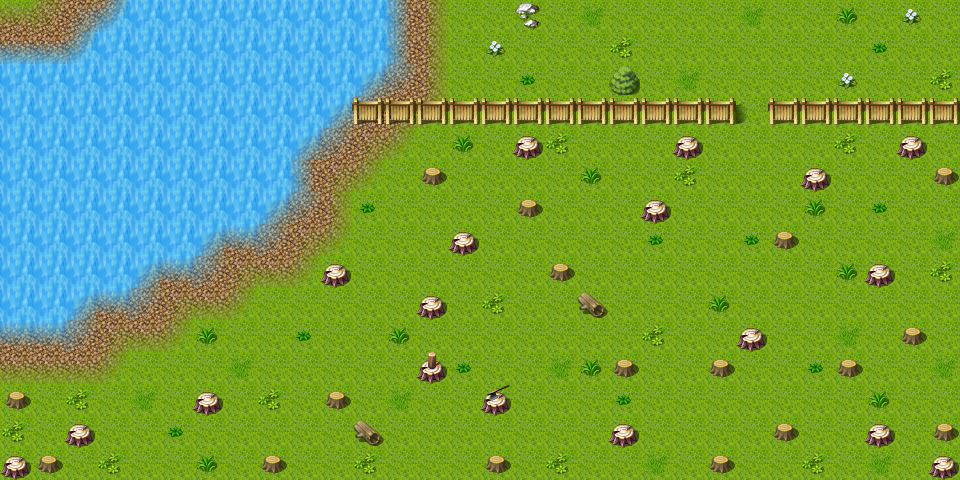

Tiled map render using the project's own tile images. Description and the map definition, with tile-layer contents summarised, below:
An orthogonal 30x15 tile map with 32x32 px tiles, 3 tile layers (Ground, Objects, Above), 1 hidden layer not drawn, 10 tilesets and 7 objects (5x mapchange, 2x spawn).

<map version="1.0" orientation="orthogonal" width="30" height="15" tilewidth="32" tileheight="32">
    <properties>
        <property name="outdoors" value="1" />
    </properties>
    <tileset firstgid="1" name="map_6" tilewidth="32" tileheight="32">
        <image source="../drawable/map_6.png" width="256" height="256" />
    </tileset>
    <tileset firstgid="65" name="map_0" tilewidth="32" tileheight="32">
        <image source="../drawable/map_0.png" width="256" height="256" />
    </tileset>
    <tileset firstgid="129" name="map_1" tilewidth="32" tileheight="32">
        <image source="../drawable/map_1.png" width="256" height="256" />
    </tileset>
    <tileset firstgid="193" name="map_7" tilewidth="32" tileheight="32">
        <image source="../drawable/map_7.png" width="256" height="256" />
    </tileset>
    <tileset firstgid="257" name="map_4" tilewidth="32" tileheight="32">
        <image source="../drawable/map_4.png" width="256" height="256" />
    </tileset>
    <tileset firstgid="321" name="map_20" tilewidth="32" tileheight="32">
        <image source="../drawable/map_20.png" width="256" height="256" />
    </tileset>
    <tileset firstgid="385" name="map_17" tilewidth="32" tileheight="32">
        <image source="../drawable/map_17.png" width="256" height="256" />
    </tileset>
    <tileset firstgid="449" name="map_19" tilewidth="32" tileheight="32">
        <image source="../drawable/map_19.png" width="256" height="256" />
    </tileset>
    <tileset firstgid="513" name="map_3" tilewidth="32" tileheight="32">
        <image source="../drawable/map_3.png" width="256" height="256" />
    </tileset>
    <tileset firstgid="577" name="map_2" tilewidth="32" tileheight="32">
        <image source="../drawable/map_2.png" width="256" height="256" />
    </tileset>
    <layer name="Ground" width="30" height="15">
        <data>[450 cells, 450 non-empty, 2 distinct tile ids]</data>
    </layer>
    <layer name="Objects" width="30" height="15">
        <data>[450 cells, 161 non-empty, 22 distinct tile ids]</data>
    </layer>
    <layer name="Above" width="30" height="15">
        <data>[450 cells, 4 non-empty, 1 distinct tile ids]</data>
    </layer>
    <layer name="Walkable" width="30" height="15" visible="0">
        <data>[450 cells, 144 non-empty, 1 distinct tile ids]</data>
    </layer>
    <objectgroup name="Mapevents">
        <object name="east1" type="mapchange" x="928" y="32" width="32" height="64">
            <properties>
                <property name="map" value="fields8" />
                <property name="place" value="west1" />
            </properties>
        </object>
        <object name="south" type="mapchange" x="32" y="448" width="896" height="32">
            <properties>
                <property name="map" value="roadtocarntower1" />
                <property name="place" value="north" />
            </properties>
        </object>
        <object name="north" type="mapchange" x="416" y="0" width="544" height="32">
            <properties>
                <property name="map" value="fields3" />
                <property name="place" value="south" />
            </properties>
        </object>
        <object name="east2" type="mapchange" x="928" y="128" width="32" height="320">
            <properties>
                <property name="map" value="fields8" />
                <property name="place" value="west2" />
            </properties>
        </object>
        <object name="west" type="mapchange" x="0" y="352" width="32" height="96">
            <properties>
                <property name="map" value="fields10" />
                <property name="place" value="east" />
            </properties>
        </object>
    </objectgroup>
    <objectgroup name="Spawn uniques">
        <object name="fieldwasp_unique" type="spawn" x="64" y="128" width="832" height="288">
            <properties>
                <property name="quantity" value="2" />
                <property name="spawngroup" value="fieldwasp_unique" />
            </properties>
        </object>
    </objectgroup>
    <objectgroup name="Spawn monsters" visible="0">
        <object name="fieldwasp_2" type="spawn" x="64" y="128" width="832" height="288">
            <properties>
                <property name="quantity" value="6" />
                <property name="spawngroup" value="fieldwasp_2" />
            </properties>
        </object>
    </objectgroup>
    <objectgroup name="Keys" />
</map>
